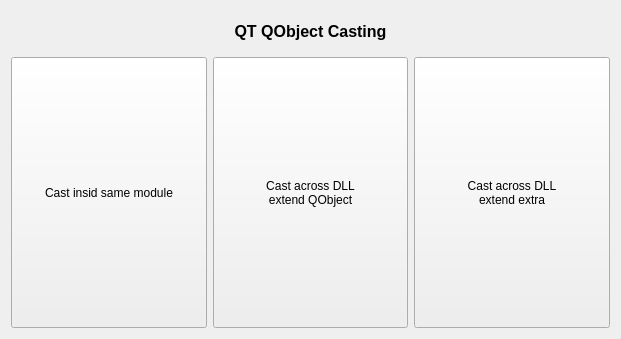
<?xml version="1.0" encoding="UTF-8"?>
<ui version="4.0">
 <class>MiscellaneousQObjectCast</class>
 <widget class="MiscellaneousBase" name="MiscellaneousQObjectCast">
  <property name="geometry">
   <rect>
    <x>0</x>
    <y>0</y>
    <width>621</width>
    <height>339</height>
   </rect>
  </property>
  <property name="windowTitle">
   <string>MiscellaneousQObjectCast</string>
  </property>
  <layout class="QVBoxLayout" name="verticalLayout">
   <item>
    <widget class="QLabel" name="lbTitle">
     <property name="minimumSize">
      <size>
       <width>0</width>
       <height>40</height>
      </size>
     </property>
     <property name="font">
      <font>
       <pointsize>12</pointsize>
       <weight>75</weight>
       <bold>true</bold>
      </font>
     </property>
     <property name="text">
      <string>QT QObject Casting</string>
     </property>
     <property name="alignment">
      <set>Qt::AlignCenter</set>
     </property>
    </widget>
   </item>
   <item>
    <layout class="QGridLayout" name="gridLayout">
     <property name="leftMargin">
      <number>0</number>
     </property>
     <property name="rightMargin">
      <number>0</number>
     </property>
     <item row="0" column="2">
      <widget class="QPushButton" name="btnDllQObjectExtra">
       <property name="sizePolicy">
        <sizepolicy hsizetype="Expanding" vsizetype="Expanding">
         <horstretch>0</horstretch>
         <verstretch>0</verstretch>
        </sizepolicy>
       </property>
       <property name="text">
        <string>Cast across DLL
extend extra</string>
       </property>
      </widget>
     </item>
     <item row="0" column="0">
      <widget class="QPushButton" name="btnSameModule">
       <property name="sizePolicy">
        <sizepolicy hsizetype="Expanding" vsizetype="Expanding">
         <horstretch>0</horstretch>
         <verstretch>0</verstretch>
        </sizepolicy>
       </property>
       <property name="minimumSize">
        <size>
         <width>140</width>
         <height>30</height>
        </size>
       </property>
       <property name="text">
        <string>Cast insid same module</string>
       </property>
      </widget>
     </item>
     <item row="0" column="1">
      <widget class="QPushButton" name="btnDllQObject">
       <property name="sizePolicy">
        <sizepolicy hsizetype="Expanding" vsizetype="Expanding">
         <horstretch>0</horstretch>
         <verstretch>0</verstretch>
        </sizepolicy>
       </property>
       <property name="text">
        <string>Cast across DLL
extend QObject</string>
       </property>
      </widget>
     </item>
    </layout>
   </item>
  </layout>
 </widget>
 <layoutdefault spacing="6" margin="11"/>
 <customwidgets>
  <customwidget>
   <class>MiscellaneousBase</class>
   <extends>QWidget</extends>
   <header>miscellaneousbase.h</header>
   <container>1</container>
  </customwidget>
 </customwidgets>
 <resources/>
 <connections/>
</ui>
